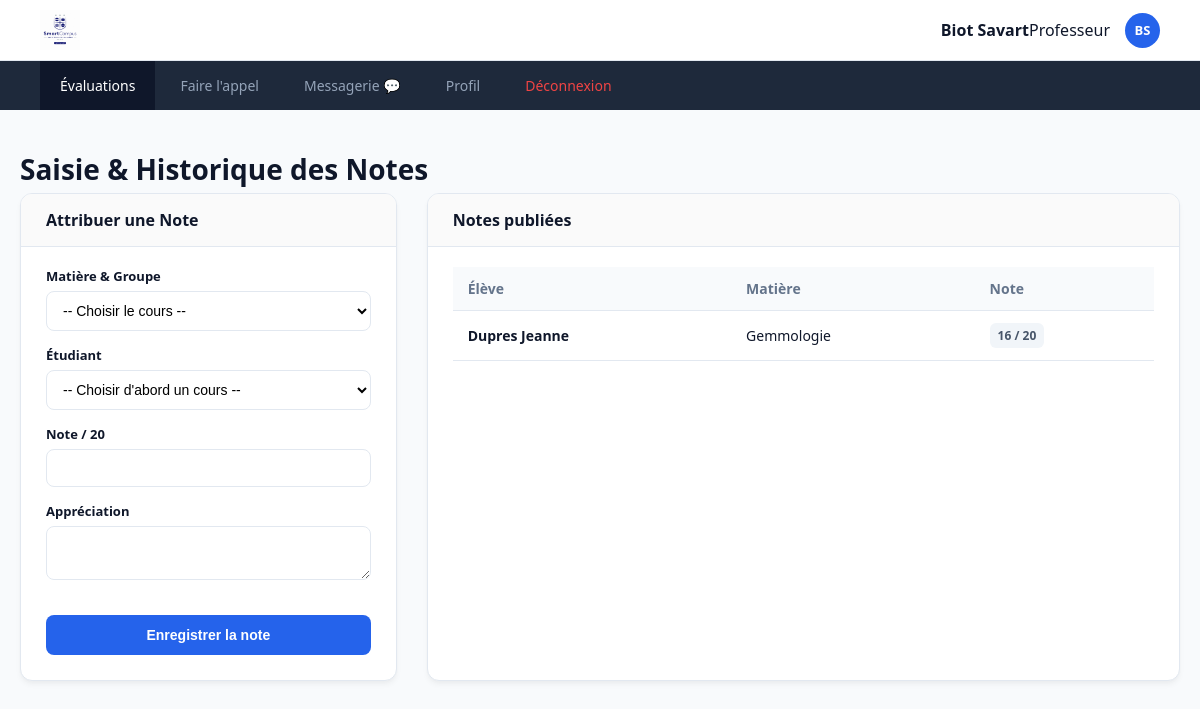
Screenshot of /dashboard_professeur.php (signed in) with the database file from the repository.
### tables this page shows
CREATE TABLE utilisateurs (
        id INTEGER PRIMARY KEY AUTOINCREMENT,
        prenom TEXT NOT NULL,
        nom TEXT NOT NULL,
        email TEXT UNIQUE NOT NULL,
        role TEXT CHECK(role IN ('etudiant', 'professeur', 'administrateur')) NOT NULL,
        mot_de_passe_hash TEXT NOT NULL,
        statut_compte TEXT DEFAULT 'actif',
        groupe_id INTEGER,
        FOREIGN KEY(groupe_id) REFERENCES groupes(id) ON DELETE SET NULL
    );

CREATE TABLE notes (
        id INTEGER PRIMARY KEY AUTOINCREMENT,
        etudiant_id INTEGER,
        cours_id INTEGER,
        valeur_note REAL,
        commentaire TEXT,
        FOREIGN KEY(etudiant_id) REFERENCES utilisateurs(id) ON DELETE CASCADE,
        FOREIGN KEY(cours_id) REFERENCES cours(id) ON DELETE CASCADE
    );

CREATE TABLE cours (
        id INTEGER PRIMARY KEY AUTOINCREMENT,
        titre TEXT NOT NULL,
        categorie TEXT NOT NULL,
        description TEXT,
        groupe_id INTEGER,
        professeur_id INTEGER,
        FOREIGN KEY(groupe_id) REFERENCES groupes(id) ON DELETE CASCADE,
        FOREIGN KEY(professeur_id) REFERENCES utilisateurs(id) ON DELETE SET NULL
    );

### dashboard_professeur.php (the view, shortened to what this page needs)
<?php
require_once 'db.php';
$prof_id = $_SESSION['utilisateur_id'];
$stmt_unread = $db->prepare("SELECT COUNT(*) FROM messages WHERE destinataire_id = ? AND lu = 0");
$stmt_unread->execute([$prof_id]);
$messages_non_lus = $stmt_unread->fetchColumn();
$prof_info = $db->query("SELECT prenom, nom FROM utilisateurs WHERE id = $prof_id")->fetch();
$initiales = strtoupper(substr($prof_info['prenom'], 0, 1) . substr($prof_info['nom'], 0, 1));
$stmt_h = $db->prepare("SELECT n.*, u.nom, u.prenom, c.titre FROM notes n JOIN utilisateurs u ON n.etudiant_id = u.id JOIN cours c ON n.cours_id = c.id WHERE c.professeur_id = ? ORDER BY n.id DESC");
$stmt_h->execute([$prof_id]);
$historique_notes = $stmt_h->fetchAll();
?>
<!DOCTYPE html>
<html lang="fr">
<head><meta charset="UTF-8"><title>Enseignant - SmartCampus</title><link rel="stylesheet" href="style.css"></head>
<body>
    <header class="top-bar">
        <img src="images/logo.jpg" alt="Logo" onerror="this.src='https://via.placeholder.com/120x45?text=SmartCampus'">
        <div class="user-widget">
            <div class="user-widget-info" style="text-align: right;"><strong><?= htmlspecialchars($prof_info['prenom'].' '.$prof_info['nom']) ?></strong><span>Professeur</span></div>
            <div class="avatar-small"><?= $initiales ?></div>
        </div>
    </header>
    <nav class="top-nav">
        <a href="dashboard_professeur.php" class="active">Évaluations</a>
        <a href="faire_appel.php">Faire l'appel</a>
        <a href="messagerie.php">Messagerie 💬<?php if ($messages_non_lus > 0): ?><span class="notification-badge"><?= $messages_non_lus ?></span><?php endif; ?></a>
        <a href="profil.php">Profil</a>
        <a href="deconnexion.php" style="color:var(--danger);">Déconnexion</a>
    </nav>
    <div class="container">
        <h1>Saisie & Historique des Notes</h1>
        <div class="dashboard-grid inverse">
            <div class="card">
                <div class="card-header"><h2>Attribuer une Note</h2></div>
                <form action="traitement_note.php" method="POST">
                    <label>Matière & Groupe</label>
                    <select name="cours_id" id="coursSelect" required onchange="filtrerEleves()">
                        <option value="">-- Choisir le cours --</option>
                    </select>
                    <label>Étudiant</label>
                    <select name="etudiant_id" id="etudiantSelect" required>
                        <option value="">-- Choisir d'abord un cours --</option>
                    </select>
                    <label>Note / 20</label><input type="number" name="valeur_note" min="0" max="20" step="0.25" required>
                    <label>Appréciation</label><textarea name="commentaire" rows="2"></textarea>
                    <button type="submit" class="btn-action" style="width:100%;margin-top:15px;">Enregistrer la note</button>
                </form>
            </div>
            <div class="card">
                <div class="card-header"><h2>Notes publiées</h2></div>
                <table>
                    <tr><th>Élève</th><th>Matière</th><th>Note</th></tr>
                    <?php foreach($historique_notes as $n): ?>
                        <tr><td><strong><?= htmlspecialchars($n['nom'].' '.$n['prenom']) ?></strong></td><td><?= htmlspecialchars($n['titre']) ?></td><td><span class="badge badge-neutral"><?= $n['valeur_note'] ?> / 20</span></td></tr>
                    <?php endforeach; ?>
                </table>
            </div>
        </div>
    </div>
</body>
</html>

### style.css (style rules this page uses)
:root { --primary: #2563eb; --primary-hover: #1d4ed8; --bg-body: #f8fafc; --text-main: #0f172a; --text-muted: #64748b; --border: #e2e8f0; --success: #10b981; --danger: #ef4444; --shadow-soft: 0 4px 6px -1px rgba(0, 0, 0, 0.05), 0 2px 4px -1px rgba(0, 0, 0, 0.02); }
body { font-family: 'Segoe UI', Tahoma, Geneva, Verdana, sans-serif; background-color: var(--bg-body); color: var(--text-main); margin: 0; padding: 0; }
.top-bar { background: white; border-bottom: 1px solid var(--border); padding: 10px 40px; display: flex; justify-content: space-between; align-items: center; }
.top-bar img { height: 40px; }
.user-widget { display: flex; align-items: center; gap: 15px; }
.avatar-small { width: 35px; height: 35px; border-radius: 50%; background: var(--primary); color: white; display: flex; align-items: center; justify-content: center; font-weight: bold; font-size: 13px; overflow: hidden; }
.top-nav { background: #1e293b; padding: 0 40px; display: flex; gap: 5px; }
.top-nav a { color: #94a3b8; text-decoration: none; padding: 15px 20px; font-size: 14px; font-weight: 500; transition: all 0.2s; display: inline-block; }
.top-nav a:hover, .top-nav a.active { color: white; background: #0f172a; }
.container { max-width: 1200px; margin: 40px auto; padding: 0 20px; }
.dashboard-grid { display: grid; grid-template-columns: 2fr 1fr; gap: 30px; }
.dashboard-grid.inverse { grid-template-columns: 1fr 2fr; }
.card { background: white; border: 1px solid var(--border); border-radius: 12px; box-shadow: var(--shadow-soft); padding: 25px; min-width: 0; overflow: hidden; }
.card-header { border-bottom: 1px solid var(--border); margin: -25px -25px 20px -25px; padding: 15px 25px; background: #fafafa; }
.card-header h2 { margin: 0; font-size: 16px; color: var(--text-main); }
h1 { font-size: 28px; font-weight: 700; margin-bottom: 5px; }
label { display: block; font-size: 13px; font-weight: 600; margin-bottom: 6px; color: var(--text-main); }
input[type="text"], input[type="email"], input[type="password"], input[type="number"], input[type="time"], input[type="date"], select, textarea { width: 100%; padding: 10px 12px; border: 1px solid var(--border); border-radius: 8px; margin-bottom: 15px; font-size: 14px; box-sizing: border-box; background-color: #fff; }
.btn-action { background: var(--primary); color: white; border: none; padding: 12px 20px; border-radius: 8px; cursor: pointer; font-weight: 600; font-size: 14px; transition: background 0.2s; }
table { width: 100%; border-collapse: collapse; }
th, td { padding: 12px 15px; text-align: left; border-bottom: 1px solid var(--border); font-size: 14px; }
th { background: #f8fafc; font-weight: 600; color: var(--text-muted); }
.badge { padding: 4px 8px; border-radius: 6px; font-size: 12px; font-weight: 600; display: inline-block; }
.badge-neutral { background: #f1f5f9; color: #475569; }

### rows the page displays
utilisateurs: prenom+nom "Biot Savart", initiales "BS"
notes: etudiant.prenom "Dupres Jeanne", cours.titre "Gemmologie", valeur_note "16"
